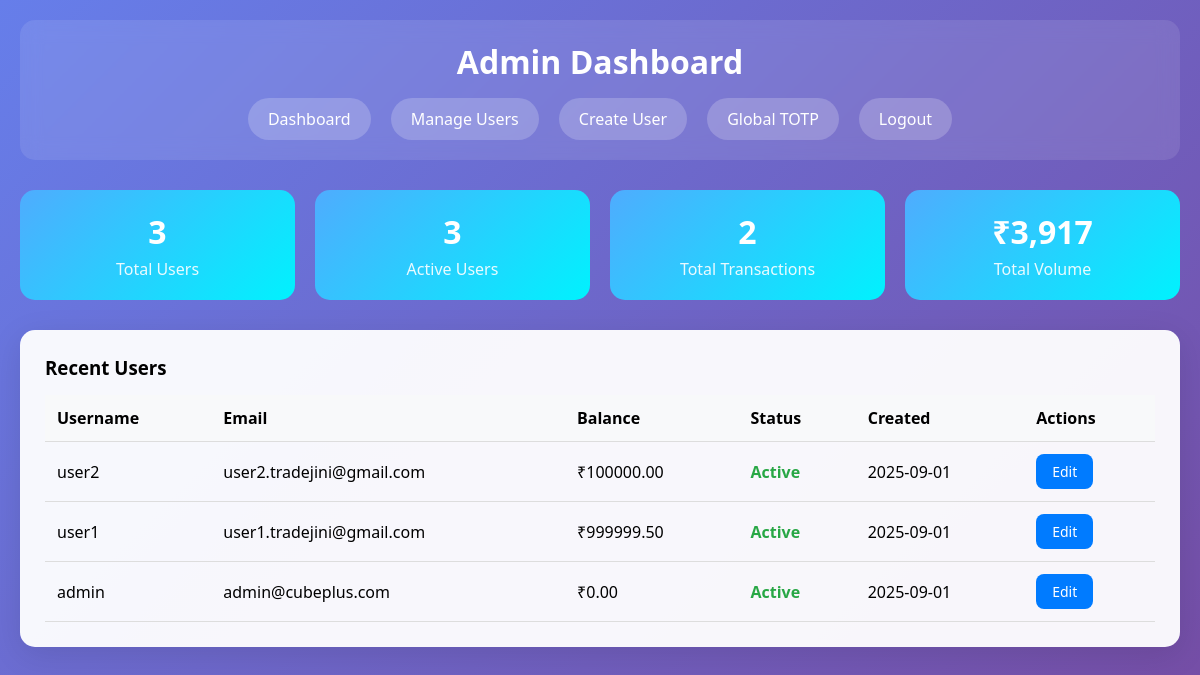
The app's page /admin/dashboard (signed in) with its own data.
### models.py (models this page shows, shortened)
class User(UserMixin, db.Model):
    id = db.Column(db.Integer, primary_key=True)
    username = db.Column(db.String(200), unique=True, nullable=False)
    email = db.Column(db.String(200), unique=True, nullable=False)
    password_hash = db.Column(db.String(200), nullable=False)
    balance = db.Column(db.Float, default=100000.0)
    is_admin = db.Column(db.Boolean, default=False)
    is_active = db.Column(db.Boolean, default=True)
    created_at = db.Column(db.DateTime, default=datetime.utcnow)

### app.py (the view)
  @app.route("/admin/dashboard")
  @admin_required
  def admin_dashboard():
    total_users = User.query.count()
    active_users = User.query.filter_by(is_active=True).count()
    total_transactions = Transaction.query.count()
    total_volume = db.session.query(func.sum(Transaction.price * Transaction.quantity)).scalar() or 0
    recent_users = User.query.order_by(User.created_at.desc()).limit(10).all()
    return render_template("admin_dashboard.html",
                         total_users=total_users,
                         active_users=active_users,
                         total_transactions=total_transactions,
                         total_volume=f"{total_volume:,.0f}",
                         recent_users=recent_users)

### templates/admin_dashboard.html (shortened to what this page needs)
<!DOCTYPE html>
<html lang="en">
<head>
</head>
<body>
    <div class="container">
        <div class="header">
            <h1>Admin Dashboard</h1>
            <div class="nav">
                <a href="{{ url_for('admin_dashboard') }}">Dashboard</a>
                <a href="{{ url_for('admin_users') }}">Manage Users</a>
                <a href="{{ url_for('admin_create_user') }}">Create User</a>
                <a href="{{ url_for('admin_global_totp') }}">Global TOTP</a>
                <a href="{{ url_for('admin_logout') }}">Logout</a>
            </div>
        </div>
        <div class="stats">
            <div class="stat-card">
                <div class="stat-number">{{ total_users }}</div>
                <div class="stat-label">Total Users</div>
            </div>
            <div class="stat-card">
                <div class="stat-number">{{ active_users }}</div>
                <div class="stat-label">Active Users</div>
            </div>
            <div class="stat-card">
                <div class="stat-number">{{ total_transactions }}</div>
                <div class="stat-label">Total Transactions</div>
            </div>
            <div class="stat-card">
                <div class="stat-number">₹{{ total_volume }}</div>
                <div class="stat-label">Total Volume</div>
            </div>
        </div>
        <div class="card">
            <h3>Recent Users</h3>
            <table class="table">
                <thead>
                    <tr>
                        <th>Username</th>
                        <th>Email</th>
                        <th>Balance</th>
                        <th>Status</th>
                        <th>Created</th>
                        <th>Actions</th>
                    </tr>
                </thead>
                <tbody>
                    {% for user in recent_users %}
                    <tr>
                        <td>{{ user.username }}</td>
                        <td>{{ user.email }}</td>
                        <td>₹{{ "%.2f"|format(user.balance) }}</td>
                        <td class="{{ 'status-active' if user.is_active else 'status-inactive' }}">
                            {{ 'Active' if user.is_active else 'Inactive' }}
                        </td>
                        <td>{{ user.created_at.strftime('%Y-%m-%d') }}</td>
                        <td>
                            <a href="{{ url_for('admin_edit_user', user_id=user.id) }}" class="btn btn-primary">Edit</a>
                        </td>
                    </tr>
                    {% endfor %}
                </tbody>
            </table>
        </div>
    </div>
</body>
</html>

### templates/admin_dashboard.html (style rules this page uses)
* { margin: 0; padding: 0; box-sizing: border-box; }
body { font-family: 'Segoe UI', Tahoma, Geneva, Verdana, sans-serif; background: linear-gradient(135deg, #667eea 0%, #764ba2 100%); min-height: 100vh; }
.container { max-width: 1200px; margin: 0 auto; padding: 20px; }
.header { background: rgba(255,255,255,0.1); backdrop-filter: blur(10px); border-radius: 15px; padding: 20px; margin-bottom: 30px; }
.header h1 { color: white; text-align: center; }
.nav { display: flex; gap: 20px; justify-content: center; margin-top: 15px; }
.nav a { color: white; text-decoration: none; padding: 10px 20px; background: rgba(255,255,255,0.2); border-radius: 25px; transition: all 0.3s; }
.card { background: rgba(255,255,255,0.95); border-radius: 15px; padding: 25px; margin-bottom: 20px; box-shadow: 0 8px 32px rgba(0,0,0,0.1); }
.stats { display: grid; grid-template-columns: repeat(auto-fit, minmax(200px, 1fr)); gap: 20px; margin-bottom: 30px; }
.stat-card { background: linear-gradient(135deg, #4facfe 0%, #00f2fe 100%); color: white; padding: 20px; border-radius: 15px; text-align: center; }
.stat-number { font-size: 2em; font-weight: bold; }
.stat-label { opacity: 0.9; margin-top: 5px; }
.table { width: 100%; border-collapse: collapse; margin-top: 15px; }
.table th, .table td { padding: 12px; text-align: left; border-bottom: 1px solid #ddd; }
.table th { background: #f8f9fa; font-weight: 600; }
.btn { padding: 8px 16px; border: none; border-radius: 8px; cursor: pointer; text-decoration: none; display: inline-block; font-size: 14px; transition: all 0.3s; }
.btn-primary { background: #007bff; color: white; }
.status-active { color: #28a745; font-weight: bold; }

### records on screen
User: username "user2", email "user2.tradejini@gmail.com", balance "100000.00", is_active "Active", created_at "2025-09-01"
User: username "user1", email "user1.tradejini@gmail.com", balance "999999.50", is_active "Active", created_at "2025-09-01"
User: username "admin", email "admin@cubeplus.com", balance "0.00", is_active "Active", created_at "2025-09-01"

### other values on screen
{{ total_users }} "3"
{{ active_users }} "3"
{{ total_transactions }} "2"
{{ total_volume }} "3,917"
